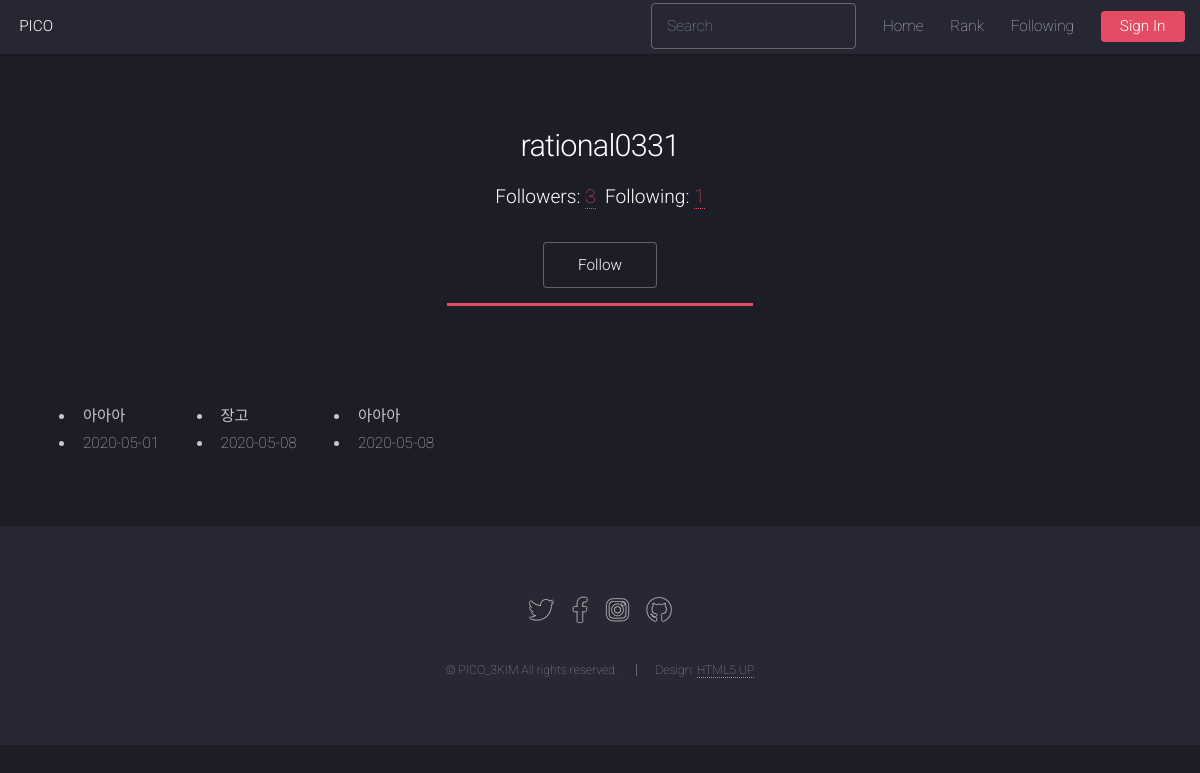
The page /rational0331/ on the database its author committed.
### core/models.py (models this page shows, shortened)
class Profile(models.Model):
    user = models.OneToOneField(User, on_delete=models.CASCADE)
    followers = models.ManyToManyField(User, related_name='user_followers')
    following = models.ManyToManyField(User, related_name='user_following')
    PICOIN = models.PositiveIntegerField(default=0, verbose_name='PICOIN')

### photo/models.py (models this page shows, shortened)
class Photo(models.Model):
    title = models.CharField('TITLE', max_length=30)
    description = models.TextField('Photo Description', blank=True)
    tags = TaggableManager(blank=True)
    PICOIN = models.PositiveIntegerField(default=0, verbose_name='PICOIN')
    image = models.ImageField('IMAGE', upload_to='SorlPhoto/%Y')
    upload_dt = models.DateTimeField('Upload Date', auto_now_add=True)
    owner = models.ForeignKey(User, on_delete=models.CASCADE, verbose_name='OWNER', blank=True, null=True)
    def get_absolute_url(self):
        return reverse('photo:photo_detail', args=(self.id,))

### core/views.py (the view)
# urls.py: path('<str:username>/', ProfileView.as_view(), name='profile'),
class ProfileView(TemplateView):
    template_name = 'profile.html'
    def get(self, request, username):
        user = None
        try:
            user = User.objects.get(username=username)
        except:
            raise Http404()
        profile = user.profile
        photos = Photo.objects.filter(owner=user)
        return render(request, 'profile.html', {'profile':profile, 'photos':photos})

### templates/profile.html (shortened to what this page needs)
{% extends "base.html" %}
{% load sorl_thumbnail %}
{% load widget_tweaks %}
{% block content %}
<header class="major">
    <h2>{{ profile.user.username }}</h2>
    <p>
        <strong> Followers: </strong> <a href="{% url 'followers' profile.user.username %}">{{ profile.followers.count }}</a>&nbsp;
        <strong> Following: </strong> <a href="{% url 'following' profile.user.username %}">{{ profile.following.count }}</a>
    </p>
    <div>
        {% ifnotequal request.user profile.user %}
            {% if request.user in profile.followers.all %}
            <a href="{% url 'follow' profile.user.username %}" class="button">UnFollow</a>
            {% else %}
            <a href="{% url 'follow' profile.user.username %}" class="button">Follow</a>
            {% endif %}
        {% endifnotequal %}
    </div>
</header>
<section id="content">
{% ifnotequal request.user profile.user %}
<div class="row">
    {% for photo in photos %}
    <div class="col-md-3 mb-5">
        <div class="tumbnail">
        </div>
        <ul>
            <li class="font-italic">{{ photo.title }}</li>
            <li class="font-italic">{{ photo.upload_dt|date:"Y-m-d" }}</li>
        </ul>
    </div>
    {% endfor %}
</div>
{% endifnotequal %}
</section>
{% endblock %}

### static/assets/css/main.css (style rules this page uses)
html, body, div, span, applet, object, iframe, h1, h2, h3, h4, h5, h6, p, blockquote, pre, a, abbr, acronym, address, big, cite, code, del, dfn, em, img, ins, kbd, q, s, samp, small, strike, strong, sub, sup, tt, var, b, u, i, center, dl, dt, dd, ol, ul, li, fieldset, form, label, legend, table, caption, tbody, tfoot, thead, tr, th, td, article, aside, canvas, details, embed, figure, figcaption, footer, header, hgroup, menu, nav, output, ruby, section, summary, time, mark, audio, video { margin: 0; padding: 0; border: 0; font-size: 100%; font: inherit; vertical-align: baseline; }
article, aside, details, figcaption, figure, footer, header, hgroup, menu, nav, section { display: block; }
body { line-height: 1; }
ol, ul { list-style: none; }
body { -webkit-text-size-adjust: none; }
html { box-sizing: border-box; }
*, *:before, *:after { box-sizing: inherit; }
html, body { background: #1c1d26; }
body, input, select, textarea { color: rgba(255, 255, 255, 0.75); font-family: "Roboto", Helvetica, sans-serif; font-size: 15pt; font-weight: 100; line-height: 1.75em; }
a { -moz-transition: border-color 0.2s ease-in-out, color 0.2s ease-in-out; -webkit-transition: border-color 0.2s ease-in-out, color 0.2s ease-in-out; -ms-transition: border-color 0.2s ease-in-out, color 0.2s ease-in-out; transition: border-color 0.2s ease-in-out, color 0.2s ease-in-out; border-bottom: dotted 1px; color: #e44c65; text-decoration: none; }
strong, b { color: #ffffff; font-weight: 300; }
p { margin: 0 0 2em 0; }
h1, h2, h3, h4, h5, h6 { color: #ffffff; font-weight: 300; line-height: 1em; margin: 0 0 1em 0; }
h2 { font-size: 2em; line-height: 1.5em; letter-spacing: -0.025em; }
.row { display: flex; flex-wrap: wrap; box-sizing: border-box; align-items: stretch; }
.row > * { box-sizing: border-box; }
.row { margin-top: 0; margin-left: -2.5em; }
.row > * { padding: 0 0 0 2.5em; }
@media screen and (max-width: 1680px) { .row { display: flex; flex-wrap: wrap; box-sizing: border-box; align-items: stretch; } }
@media screen and (max-width: 1680px) { .row > * { box-sizing: border-box; } }
@media screen and (max-width: 1680px) { .row { margin-top: 0; margin-left: -2.5em; } }
@media screen and (max-width: 1680px) { .row > * { padding: 0 0 0 2.5em; } }
@media screen and (max-width: 1280px) { .row { display: flex; flex-wrap: wrap; box-sizing: border-box; align-items: stretch; } }
@media screen and (max-width: 1280px) { .row > * { box-sizing: border-box; } }
@media screen and (max-width: 1280px) { .row { margin-top: 0; margin-left: -2.5em; } }
@media screen and (max-width: 1280px) { .row > * { padding: 0 0 0 2.5em; } }
header p { color: #ffffff; position: relative; margin: 0 0 1.5em 0; }
header h2 + p { font-size: 1.25em; margin-top: -1em; line-height: 1.75em; }
header.major { margin: 0 0 4em 0; position: relative; text-align: center; }
header.major:after { background: #e44c65; content: ''; display: inline-block; height: 0.2em; max-width: 20em; width: 75%; }
ul { list-style: disc; margin: 0 0 2em 0; padding-left: 1em; }
ul li { padding-left: 0.5em; }
input[type="submit"], input[type="reset"], input[type="button"], .button { -moz-appearance: none; -webkit-appearance: none; -ms-appearance: none; appearance: none; -moz-transition: background-color 0.2s ease-in-out, color 0.2s ease-in-out, box-shadow 0.2s ease-in-out; -webkit-transition: background-color 0.2s ease-in-out, color 0.2s ease-in-out, box-shadow 0.2s ease-in-out; -ms-transition: background-color 0.2s ease-in-out, color 0.2s ease-in-out, box-shadow 0.2s ease-in-out; transition: background-color 0.2s ease-in-out, color 0.2s ease-in-out, box-shadow 0.2s ease-in-out; background-color: transparent; border-radius: 4px; border: 0; box-shadow: inset 0 0 0 1px rgba(255, 255, 255, 0.3); color: #ffffff !important; cursor: pointer; display: inline-block; font-weight: 300; height: 3em; line-height: 3em; padding: 0 2.25em; text-align: center; text-decoration: none; white-space: nowrap; }
@media screen and (max-width: 1680px) { body, input, select, textarea { font-size: 13pt; } }
@media screen and (max-width: 1280px) { body, input, select, textarea { font-size: 11.5pt; } }

### rows shown on the page
Profile: user.username "rational0331", followers.count "3", following.count "1"
Photo: title "아아아", upload_dt "2020-05-01"
Photo: title "장고", upload_dt "2020-05-08"
Photo: title "아아아", upload_dt "2020-05-08"
